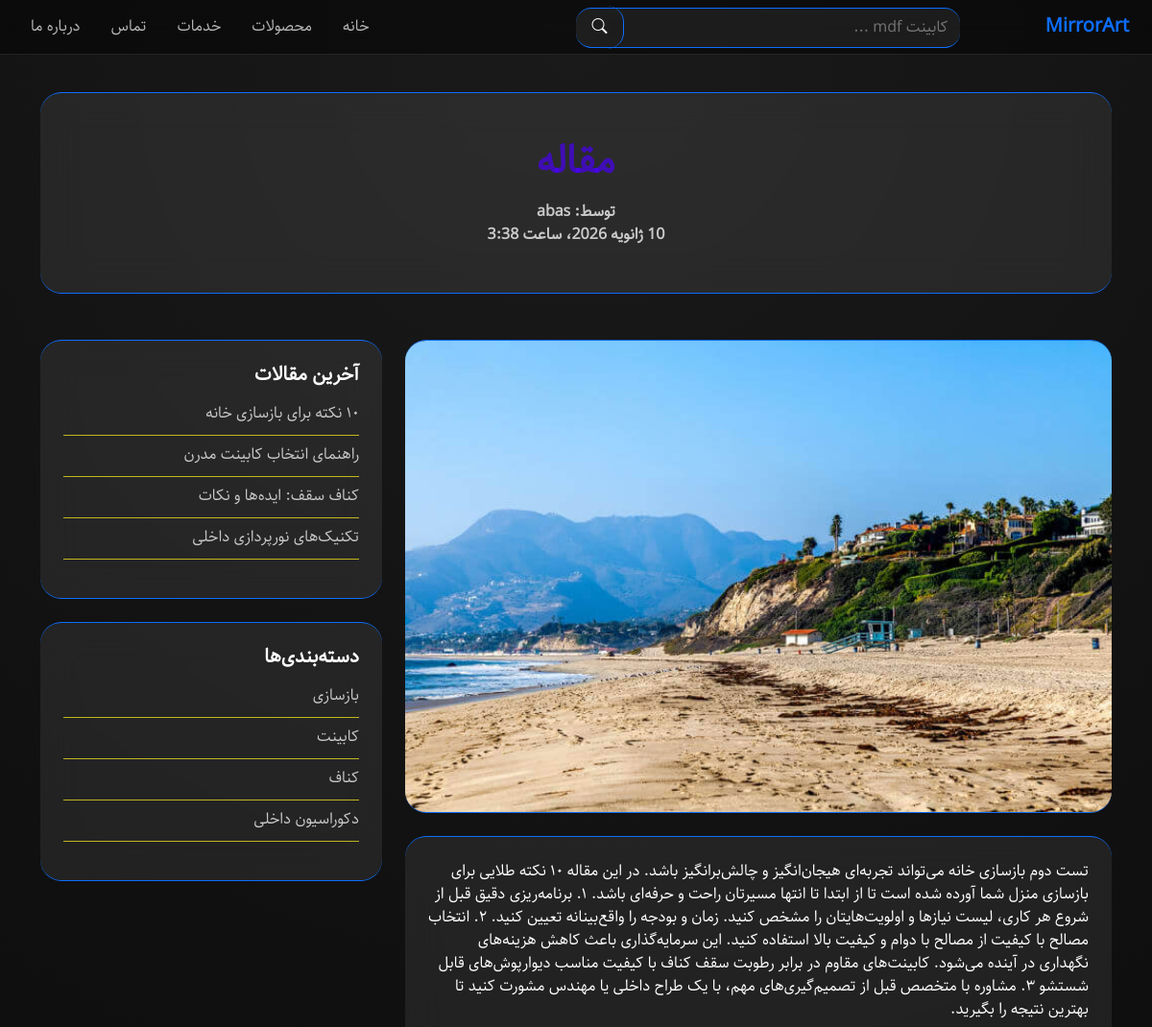
Before: /archives/2/ (upper part) with the older database file.
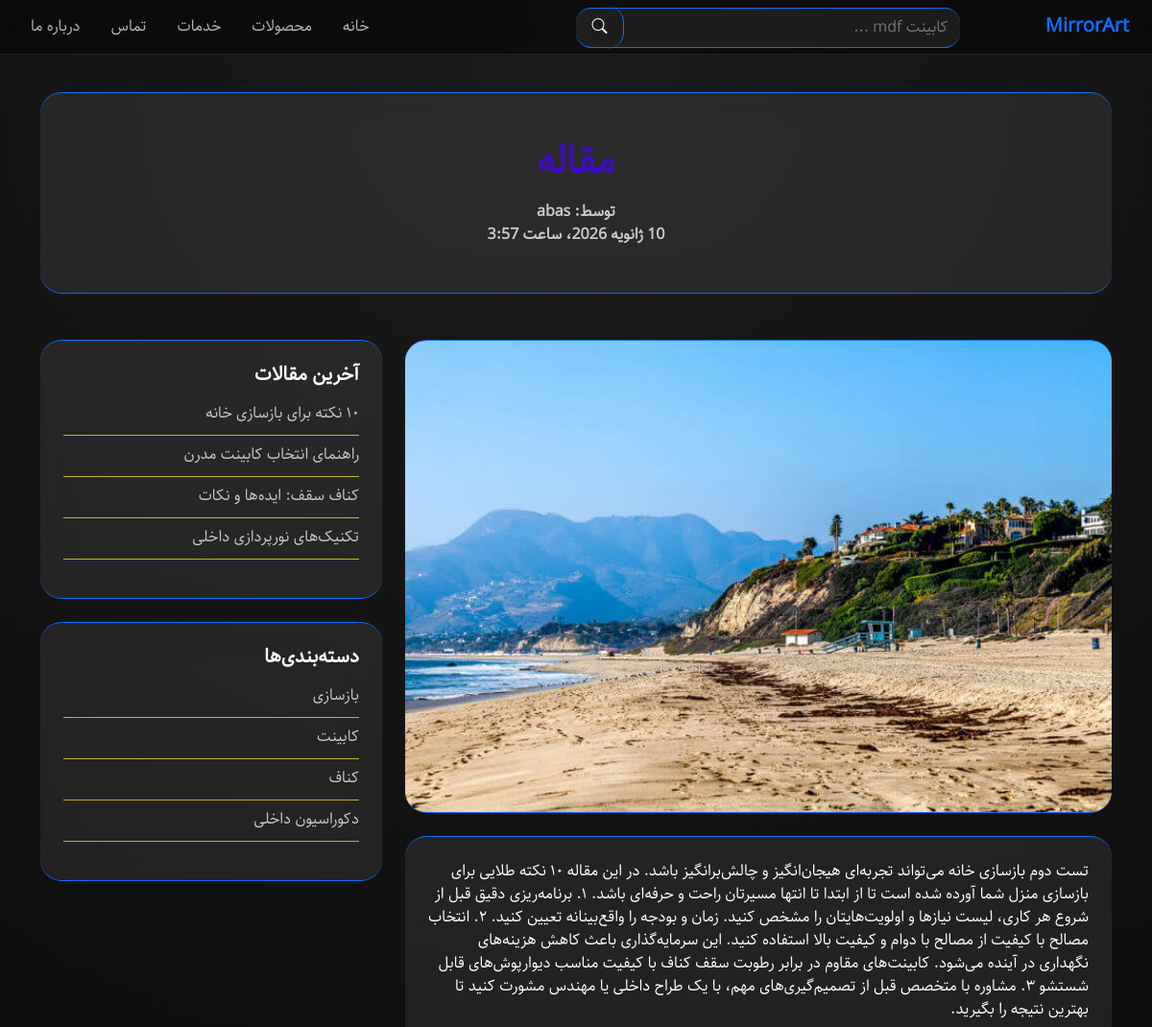
After: the same page with the newer database file.
### archives/models.py (models this page shows, shortened)
class Archives(models.Model):
    author = models.ForeignKey(
        get_user_model(),
        on_delete=models.CASCADE,
        related_name="author",
        verbose_name=_("author"),
    )
    title = models.CharField(max_length=100, verbose_name=_("title"))
    short_description = models.CharField(
        max_length=300, verbose_name=_("short description")
    )
    full_description = models.TextField(verbose_name=_("full description"))
    active = models.BooleanField(default=True, verbose_name=_("active"))
    datetime_created = models.DateTimeField(
        auto_now_add=True, verbose_name=_("datetime created")
    )
    datetime_modified = models.DateTimeField(
        auto_now=True, verbose_name=_("datetime modified")
    )
    class Meta:
        verbose_name = _("Archive")
        verbose_name_plural = _("Archives")

### accounts/models.py (models this page shows)
class CustomUser(AbstractUser):
    pass

### archives/views.py (the view)
# urls.py: path("<int:pk>/", views.ArchiveDetailView.as_view(), name="archive_detail"),
class ArchiveDetailView(generic.DetailView):
    model = models.Archives
    template_name = "archives/archive_detail.html"
    context_object_name = "archive"

### archives/templates/archives/archive_detail.html (shortened to what this page needs)
{% extends '_base.html' %}
{% load static %}
{% block body %}
  <section class="pt-5 mt-5">
    <div class="container">
      <div class="glass-card p-5 mb-5 text-center">
        <h1 class="fw-bold mb-3" style="color: var(--color1);">{{ archive.title }}</h1>
        <p class="opacity-75 mb-0">
          <strong>توسط‌: {{ archive.author }}</strong><br />
          <strong>{{ archive.datetime_modified }}</strong>
        </p>
      </div>
      <div class="row g-4">
        <div class="col-lg-8">
          <div class="glass-card overflow-hidden mb-4">
            <img src="{% static 'img/city_bright_8 (1).jpg' %}" class="img-fluid" alt="بازسازی خانه" />
          </div>
          <div class="glass-card p-4 mb-4">
            {{ archive.full_description }}
          </div>
        </div>
        <div class="col-lg-4 sidebar-index">
          <div class="glass-card p-4">
            <h5 class="fw-bold mb-3">آخرین مقالات</h5>
            <ul class="list-unstyled opacity-75">
              <li class="mb-2">
                <a href="#" class="text-white">۱۰ نکته برای بازسازی خانه</a>
              </li>
              <li class="mb-2">
                <a href="#" class="text-white">راهنمای انتخاب کابینت مدرن</a>
              </li>
              <li class="mb-2">
                <a href="#" class="text-white">کناف سقف: ایده‌ها و نکات</a>
              </li>
              <li class="mb-2">
                <a href="#" class="text-white">تکنیک‌های نورپردازی داخلی</a>
              </li>
            </ul>
          </div>
          <div class="glass-card p-4 mt-4">
            <h5 class="fw-bold mb-3">دسته‌بندی‌ها</h5>
            <ul class="list-unstyled opacity-75">
              <li class="mb-2">
                <a href="#" class="text-white">بازسازی</a>
              </li>
              <li class="mb-2">
                <a href="#" class="text-white">کابینت</a>
              </li>
              <li class="mb-2">
                <a href="#" class="text-white">کناف</a>
              </li>
              <li class="mb-2">
                <a href="#" class="text-white">دکوراسیون داخلی</a>
              </li>
            </ul>
          </div>
        </div>
      </div>
    </div>
  </section>
{% endblock %}

Changed rows visible on the page:
changed Archives "abas": datetime_modified "10 ژانویه 2026، ساعت 3:38" → "10 ژانویه 2026، ساعت 3:57"
